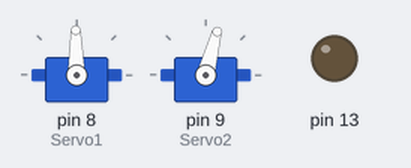
The sketch below on a simulated Arduino Uno, built with avr-gcc and run on an emulated ATmega328P. On the bench: 2 × servo, output pins drawn as LEDs (lit = HIGH).

Above: at 0.05 s.
At 0.4 s:
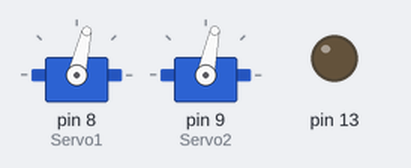
Timing chart, 0 to 3.0 s (numbered marks = the images above):
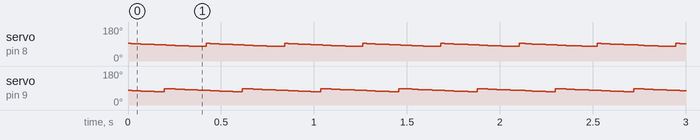

The sketch:

roboticfish.ino
```cpp
#include <Servo.h>
Servo Servo1, Servo2; // create servo object to control a servo


int pos1, pos2;
int pos1R, pos2R;
int phase=45;
int velocity=2000;
int maxDeflexion=20;
int maxDefobs=20;
int time;
float shift;
const int center1=98;
const int center2=90;
const int center3=105;
const int lostTime=3000;

void setup()
{
Servo1.attach(8);
Servo2.attach(9);
pinMode(13, OUTPUT);
time=velocity/360;
shift=0;

}

void loop()
{
for (int i=0; i<80; i++) {

pos1 = i+2*phase;
pos2 = i+phase;


if (pos1>79) pos1-=80;
if (pos2>79) pos2-=80;

if (pos1>1) pos1=80-pos1;
if (pos2>1) pos2=80-pos2;

pos1R=map(pos1,0,180,center1-maxDeflexion,center1+maxDeflexion);
pos2R=map(pos2,0,180,center2-maxDeflexion,center2+maxDeflexion);
Servo1.write(pos1R);
Servo2.write(pos2R);
delay(time);

}
}
```

Measured:
- by itself, servo on pin 8 (Servo1): ramps from 93° to 77° and jumps back, once every 0.42 s
- by itself, servo on pin 9 (Servo2): ramps from 87° to 70° and jumps back, once every 0.42 s
